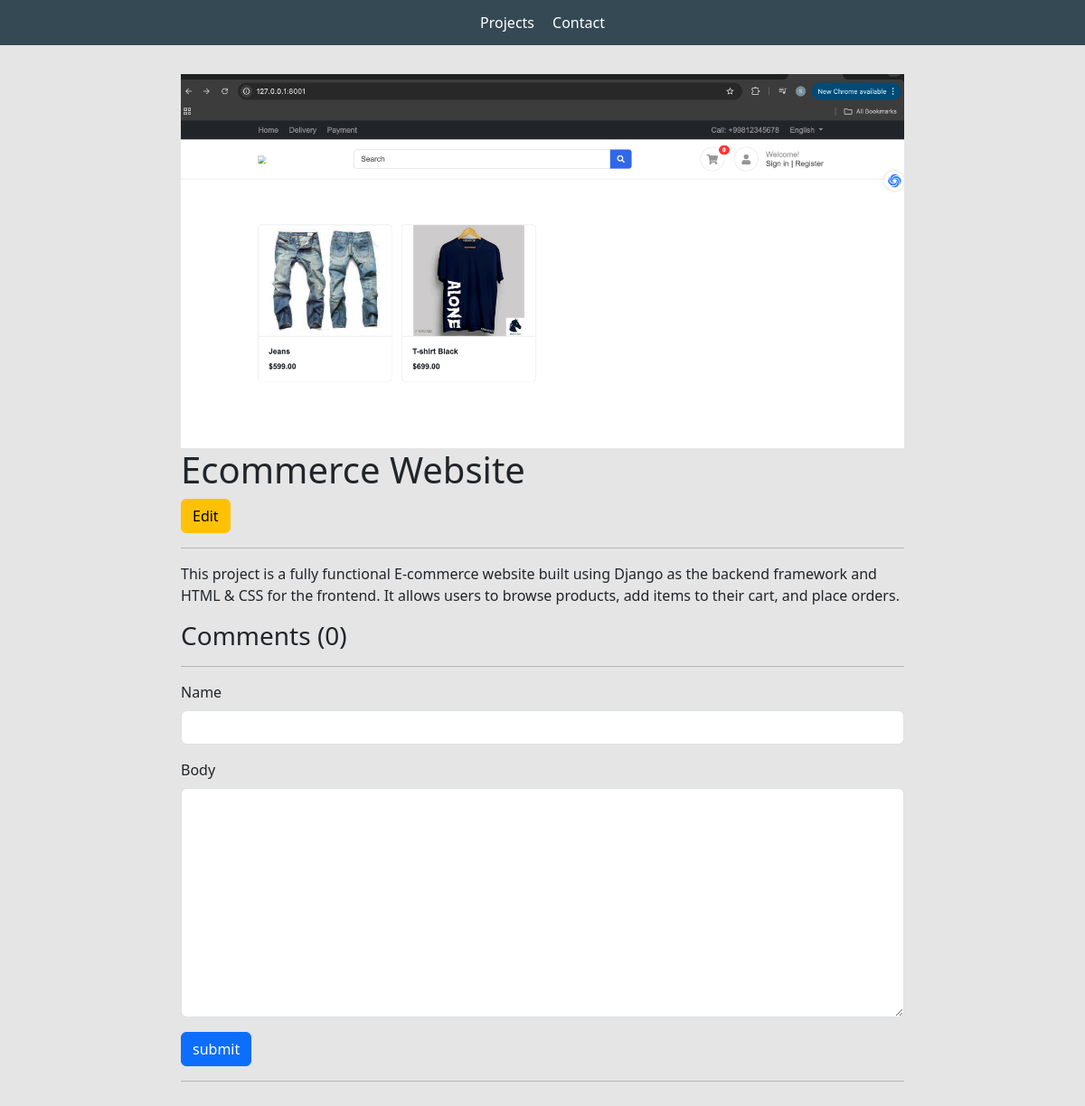
The app's page /projects/94160383-d7cc-42e2-b69d-d81dfba74c31/ with its own data.
### base/models.py (models this page shows, shortened)
class Project(models.Model):
    title = models.CharField(max_length=255)
    thumbnail = models.ImageField(null=True)
    body = RichTextUploadingField()
    slug = models.SlugField(null=True, blank=True)
    created = models.DateTimeField(auto_now_add=True)
    id = models.UUIDField(default=uuid.uuid4, unique=True, primary_key=True, editable=False)

### base/views.py (the view, shortened to what this page needs)
# urls.py: path('projects/<str:pk>/', views.projectPage, name="project"),
def projectPage(request, pk):
    project =Project.objects.get(id=pk)
    count = project.comment_set.count()
    comments = project.comment_set.all()
    form = CommentForm()
    context={'project': project, 'count': count, 'comments' : comments, 'form' : form}
    return render(request, 'base/project.html', context)

### base/forms.py
class CommentForm(ModelForm):
    class Meta:
        model = Comment
        fields = '__all__'
        exclude = ['project']
    def __init__(self, *args, **kwargs):
        super(CommentForm, self).__init__(*args, **kwargs)
        self.fields['name'].widget.attrs.update(
            {'class': 'form-control'})
        self.fields['body'].widget.attrs.update(
            {'class': 'form-control',})

### base/templates/base/project.html (shortened to what this page needs)
{% extends 'base/main.html' %}
{% load static %}
{% block content %}
<div class="container">
    <div class="project-container">
    <img class="project--image" src="{{project.thumbnail.url}}">
    <h1>{{project.title}}</h1>
    <a class="btn btn-warning" href="{% url 'edit-project' project.id %}">Edit</a>
    <hr>
    <p>{{project.body|safe}}</p>
    <div class="comments-container">
        <h3>Comments ({{count}})</h3>
        <hr>
        <form method="POST">
            {% for field in form  %}
            <div class="mb-3">
                <label for="exampleInputPassword1" class="form-label">{{field.label}}</label>
                {{field}}
            </div>
            {% endfor %}
            <input class="btn btn-primary" type="submit" value="submit">
        </form>
    <hr>
</div>
</div>
</div>
{% endblock content %}

### static/styles/main.css (style rules this page uses)
body { background-color: #e5e5e5; }
.project--image { max-width: 800px; }

### base/templates/base/project.html (style rules this page uses)
.project-container { max-width: 800px; margin: 0 auto; margin-top: 2em; margin-bottom: 2em; }

### records on screen
Project: thumbnail (picture), title "Ecommerce Website", body "This project is a fully functional E-commerce website built using Django as the backend framework and HTML & CSS for the frontend. It allows users to browse products, add items to their cart, and place orders."

### other values on screen
{{ count }} "0"
{{ field.label }} "Name" "Body"
